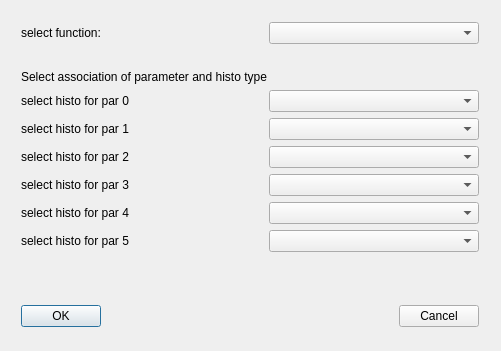
<?xml version="1.0" encoding="UTF-8"?>
<ui version="4.0">
 <class>ParFitfunBase</class>
 <widget class="QDialog" name="ParFitfunBase">
  <property name="geometry">
   <rect>
    <x>0</x>
    <y>0</y>
    <width>501</width>
    <height>351</height>
   </rect>
  </property>
  <property name="windowTitle">
   <string>Select parameters</string>
  </property>
  <widget class="QWidget" name="">
   <property name="geometry">
    <rect>
     <x>10</x>
     <y>11</y>
     <width>480</width>
     <height>332</height>
    </rect>
   </property>
   <layout class="QVBoxLayout" name="verticalLayout">
    <item>
     <layout class="QHBoxLayout">
      <item>
       <widget class="QLabel" name="funcLabel">
        <property name="text">
         <string>select function:</string>
        </property>
        <property name="wordWrap">
         <bool>false</bool>
        </property>
       </widget>
      </item>
      <item>
       <spacer name="spacer16">
        <property name="orientation">
         <enum>Qt::Horizontal</enum>
        </property>
        <property name="sizeType">
         <enum>QSizePolicy::Fixed</enum>
        </property>
        <property name="sizeHint" stdset="0">
         <size>
          <width>31</width>
          <height>21</height>
         </size>
        </property>
       </spacer>
      </item>
      <item>
       <widget class="QComboBox" name="funcBox"/>
      </item>
     </layout>
    </item>
    <item>
     <spacer name="spacer28">
      <property name="orientation">
       <enum>Qt::Vertical</enum>
      </property>
      <property name="sizeType">
       <enum>QSizePolicy::Fixed</enum>
      </property>
      <property name="sizeHint" stdset="0">
       <size>
        <width>21</width>
        <height>20</height>
       </size>
      </property>
     </spacer>
    </item>
    <item>
     <widget class="QLabel" name="topLabel">
      <property name="text">
       <string>Select association of parameter and histo type</string>
      </property>
      <property name="wordWrap">
       <bool>false</bool>
      </property>
     </widget>
    </item>
    <item>
     <layout class="QHBoxLayout">
      <item>
       <widget class="QLabel" name="par1Label">
        <property name="text">
         <string>select histo for par 0</string>
        </property>
        <property name="wordWrap">
         <bool>false</bool>
        </property>
       </widget>
      </item>
      <item>
       <spacer name="par1Spacer">
        <property name="orientation">
         <enum>Qt::Horizontal</enum>
        </property>
        <property name="sizeType">
         <enum>QSizePolicy::Fixed</enum>
        </property>
        <property name="sizeHint" stdset="0">
         <size>
          <width>31</width>
          <height>21</height>
         </size>
        </property>
       </spacer>
      </item>
      <item>
       <widget class="QComboBox" name="par1Box"/>
      </item>
     </layout>
    </item>
    <item>
     <layout class="QHBoxLayout">
      <item>
       <widget class="QLabel" name="par2Label">
        <property name="text">
         <string>select histo for par 1</string>
        </property>
        <property name="wordWrap">
         <bool>false</bool>
        </property>
       </widget>
      </item>
      <item>
       <spacer name="par2Spacer">
        <property name="orientation">
         <enum>Qt::Horizontal</enum>
        </property>
        <property name="sizeType">
         <enum>QSizePolicy::Fixed</enum>
        </property>
        <property name="sizeHint" stdset="0">
         <size>
          <width>31</width>
          <height>21</height>
         </size>
        </property>
       </spacer>
      </item>
      <item>
       <widget class="QComboBox" name="par2Box"/>
      </item>
     </layout>
    </item>
    <item>
     <layout class="QHBoxLayout">
      <item>
       <widget class="QLabel" name="par3Label">
        <property name="text">
         <string>select histo for par 2</string>
        </property>
        <property name="wordWrap">
         <bool>false</bool>
        </property>
       </widget>
      </item>
      <item>
       <spacer name="par3Spacer">
        <property name="orientation">
         <enum>Qt::Horizontal</enum>
        </property>
        <property name="sizeType">
         <enum>QSizePolicy::Fixed</enum>
        </property>
        <property name="sizeHint" stdset="0">
         <size>
          <width>31</width>
          <height>21</height>
         </size>
        </property>
       </spacer>
      </item>
      <item>
       <widget class="QComboBox" name="par3Box"/>
      </item>
     </layout>
    </item>
    <item>
     <layout class="QHBoxLayout">
      <item>
       <widget class="QLabel" name="par4Label">
        <property name="text">
         <string>select histo for par 3</string>
        </property>
        <property name="wordWrap">
         <bool>false</bool>
        </property>
       </widget>
      </item>
      <item>
       <spacer name="par4Spacer">
        <property name="orientation">
         <enum>Qt::Horizontal</enum>
        </property>
        <property name="sizeType">
         <enum>QSizePolicy::Fixed</enum>
        </property>
        <property name="sizeHint" stdset="0">
         <size>
          <width>31</width>
          <height>21</height>
         </size>
        </property>
       </spacer>
      </item>
      <item>
       <widget class="QComboBox" name="par4Box"/>
      </item>
     </layout>
    </item>
    <item>
     <layout class="QHBoxLayout">
      <item>
       <widget class="QLabel" name="par5Label">
        <property name="text">
         <string>select histo for par 4</string>
        </property>
        <property name="wordWrap">
         <bool>false</bool>
        </property>
       </widget>
      </item>
      <item>
       <spacer name="par5Spacer">
        <property name="orientation">
         <enum>Qt::Horizontal</enum>
        </property>
        <property name="sizeType">
         <enum>QSizePolicy::Fixed</enum>
        </property>
        <property name="sizeHint" stdset="0">
         <size>
          <width>31</width>
          <height>21</height>
         </size>
        </property>
       </spacer>
      </item>
      <item>
       <widget class="QComboBox" name="par5Box"/>
      </item>
     </layout>
    </item>
    <item>
     <layout class="QHBoxLayout" name="_2">
      <item>
       <widget class="QLabel" name="par6Label">
        <property name="text">
         <string>select histo for par 5</string>
        </property>
        <property name="wordWrap">
         <bool>false</bool>
        </property>
       </widget>
      </item>
      <item>
       <spacer name="par5Spacer_2">
        <property name="orientation">
         <enum>Qt::Horizontal</enum>
        </property>
        <property name="sizeType">
         <enum>QSizePolicy::Fixed</enum>
        </property>
        <property name="sizeHint" stdset="0">
         <size>
          <width>31</width>
          <height>21</height>
         </size>
        </property>
       </spacer>
      </item>
      <item>
       <widget class="QComboBox" name="par6Box"/>
      </item>
     </layout>
    </item>
    <item>
     <spacer name="spacer29">
      <property name="orientation">
       <enum>Qt::Vertical</enum>
      </property>
      <property name="sizeType">
       <enum>QSizePolicy::Expanding</enum>
      </property>
      <property name="sizeHint" stdset="0">
       <size>
        <width>478</width>
        <height>17</height>
       </size>
      </property>
     </spacer>
    </item>
    <item>
     <layout class="QHBoxLayout">
      <item>
       <widget class="QPushButton" name="okButton">
        <property name="text">
         <string>OK</string>
        </property>
       </widget>
      </item>
      <item>
       <spacer name="spacer15">
        <property name="orientation">
         <enum>Qt::Horizontal</enum>
        </property>
        <property name="sizeType">
         <enum>QSizePolicy::Expanding</enum>
        </property>
        <property name="sizeHint" stdset="0">
         <size>
          <width>181</width>
          <height>31</height>
         </size>
        </property>
       </spacer>
      </item>
      <item>
       <widget class="QPushButton" name="cancelButton">
        <property name="text">
         <string>Cancel</string>
        </property>
       </widget>
      </item>
     </layout>
    </item>
   </layout>
  </widget>
 </widget>
 <layoutdefault spacing="6" margin="11"/>
 <pixmapfunction>qPixmapFromMimeSource</pixmapfunction>
 <resources/>
 <connections/>
</ui>
